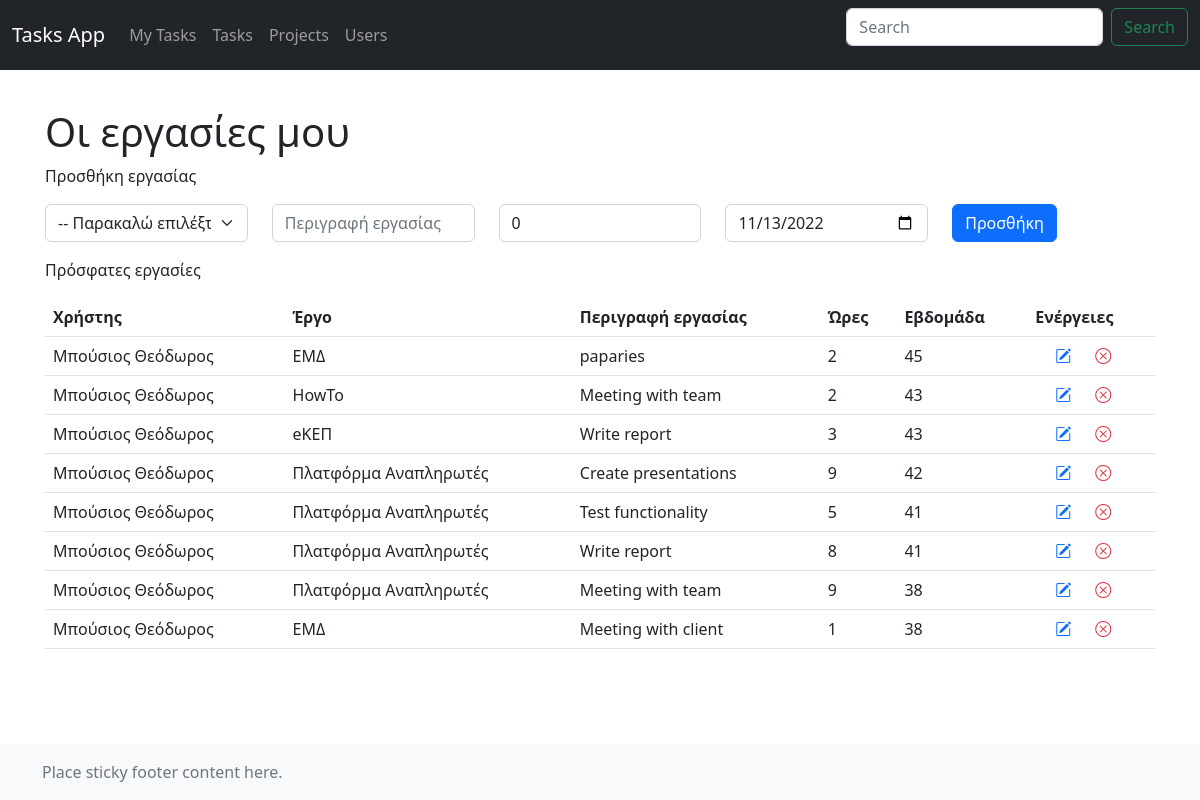
Page /mytasks on the committed database.
### app/models.py (models this page shows, shortened)
class Task(db.Model):
    id = db.Column(db.Integer, primary_key=True)
    user_id = db.Column(db.Integer, db.ForeignKey('user.id'))
    project_id = db.Column(db.Integer, db.ForeignKey('project.id'))
    description = db.Column(db.String(), nullable=False)
    hours = db.Column(db.Integer, nullable=False)
    date = db.Column(db.DateTime)
    week = db.Column(db.Integer)

class User(db.Model):
    id = db.Column(db.Integer, primary_key=True)
    firstname = db.Column(db.String(), nullable=False)
    lastname = db.Column(db.String(), nullable=False)
    tasks = db.relationship('Task', backref='user')

class Project(db.Model):
    id = db.Column(db.Integer, primary_key=True)
    name = db.Column(db.String(), nullable=False)
    description = db.Column(db.String())
    tasks = db.relationship('Task', backref='project')

### app/routes.py (the view, shortened to what this page needs)
@app.route('/mytasks', methods=['GET', 'POST'])
def mytasks():
    current_user = db.get_or_404(User, 1)
    all_projects = db.session.execute(db.select(Project)).scalars()
    my_tasks = db.session.execute(db.select(Task).filter_by(user=current_user).order_by(desc(Task.week))).scalars()
    return render_template('mytasks.html', tasks=my_tasks, projects=all_projects)

### app/templates/mytasks.html (shortened to what this page needs)
{% extends 'base.html' %}
{% block content %}
<h1 class="mt-5">Οι εργασίες μου</h1>
<p>Προσθήκη εργασίας</p>
<form action="{{ url_for('mytasks') }}", method="POST">
    <div class="row">
        <div class="col">
            <select class="form-select" aria-label="Project name" name="project" required>
                <option value="">-- Παρακαλώ επιλέξτε</option>
            </select>
        </div>
        <div class="col">
            <input type="text" class="form-control" placeholder="Περιγραφή εργασίας" name="description" aria-label="Task description" required>
        </div>
        <div class="col">
            <input type="number" class="form-control" min="0" max="100" value="0" name="hours"
                aria-label="Task hours name">
        </div>
        <div class="col">
            <input type="date" class="form-control"  name="date"
                aria-label="Task date" id="datePicker">
        </div>
        <div class="col">
            <button type="submit" class="btn btn-primary">Προσθήκη</button>
        </div>
    </div>
</form>
<p>Πρόσφατες εργασίες</p>
<table class="table">
    <thead>
        <tr>
            <th scope="col">Χρήστης</th>
            <th scope="col">Έργο</th>
            <th scope="col">Περιγραφή εργασίας</th>
            <th scope="col">Ώρες</th>
            <th scope="col">Εβδομάδα</th>
            <th scope="col">Ενέργειες</th>
        </tr>
    </thead>
    <tbody>
        {% for task in tasks %}
        <tr>
            <td>{{ task.user.lastname }} {{task.user.firstname }}</td>
            <td>{{ task.project.name }}</td>
            <td>{{ task.description }}</td>
            <td>{{ task.hours }}</td>
            <td>{{ task.week }}</td>
            <td>
                <a href="#" style="margin:0 20px"><i class="bi bi-pencil-square"></i></a>
                <a href="{{ url_for('task_delete',id=task.id) }}"><i class="bi bi-x-circle text-danger"></i></a>
            </td>
        </tr>
        {% endfor %}
    </tbody>
</table>
{% endblock %}

### rows in the picture
Task: user.lastname "Μπούσιος", user.firstname "Θεόδωρος", project.name "ΕΜΔ", description "paparies", hours "2", week "45"
Task: user.lastname "Μπούσιος", user.firstname "Θεόδωρος", project.name "HowTo", description "Meeting with team", hours "2", week "43"
Task: user.lastname "Μπούσιος", user.firstname "Θεόδωρος", project.name "eΚΕΠ", description "Write report", hours "3", week "43"
Task: user.lastname "Μπούσιος", user.firstname "Θεόδωρος", project.name "Πλατφόρμα Αναπληρωτές", description "Create presentations", hours "9", week "42"
Task: user.lastname "Μπούσιος", user.firstname "Θεόδωρος", project.name "Πλατφόρμα Αναπληρωτές", description "Test functionality", hours "5", week "41"
Task: user.lastname "Μπούσιος", user.firstname "Θεόδωρος", project.name "Πλατφόρμα Αναπληρωτές", description "Write report", hours "8", week "41"
Task: user.lastname "Μπούσιος", user.firstname "Θεόδωρος", project.name "Πλατφόρμα Αναπληρωτές", description "Meeting with team", hours "9", week "38"
Task: user.lastname "Μπούσιος", user.firstname "Θεόδωρος", project.name "ΕΜΔ", description "Meeting with client", hours "1", week "38"
